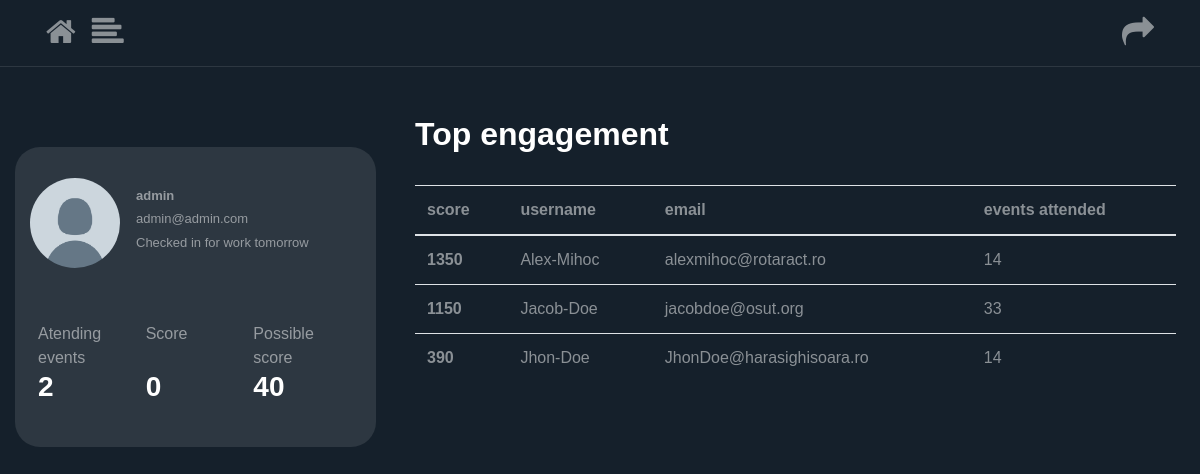
Page /leaderboard/ (signed in) on the earlier database version.
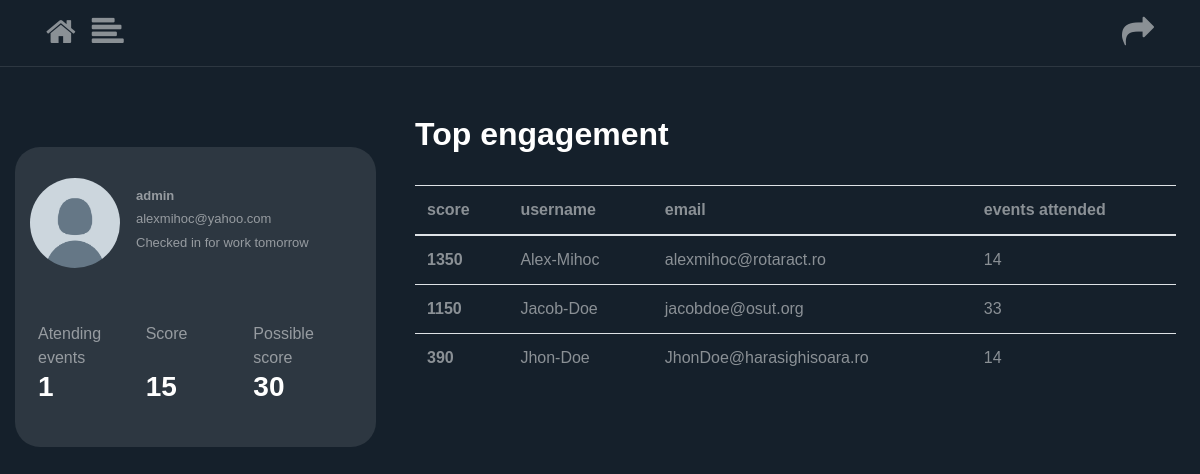
Same page on the later database version.
### users/models.py (models this page shows, shortened)
class Profile(models.Model):
    user = models.OneToOneField(User, on_delete=models.CASCADE)
    image = models.ImageField(default='default.png', upload_to='profile_pics')
    isChecked = models.BooleanField(default=False)
    interests = models.ManyToManyField(Interests, blank=True)
    score = models.IntegerField(null=False, blank=False, default=0)

### blog/views.py (the view)
# urls.py: path('leaderboard/', PeopleListView.as_view(), name='leaderboard'),
class PeopleListView(LoginRequiredMixin, ListView):
    model = User
    template_name = 'blog/leaderboard.html'
    context_object_name = 'user'
    ordering = ["-score"]
    paginate_by = PAGINATION_COUNT
    def get_context_data(self, **kwargs):
        data = super().get_context_data(**kwargs)
        all_users = Profile.objects.all().order_by('-score')
        userProfile = Profile.objects.get(user=self.request.user)
        data['userProfile'] = Profile.objects.get(user=self.request.user)
        data['all_users'] = all_users
        data['events_participated_in'] = Post.objects.filter(participants=userProfile).count()
        events_participated_in = Post.objects.filter(participants=userProfile).all()
        data['score'] = userProfile.score
        data['possible_score'] = userProfile.score + sum([event.score for event in events_participated_in])
        return data
    def get_queryset(self):
        return Post.objects.all().order_by('date_posted')

### blog/templates/blog/leaderboard.html
{% extends "blog/base.html" %}
{% load static %}
{% block content %}
	<div class="row">
        <div class="col-4 col-md-4 pr-4 dont-move container justify-content-center">
            <div class="text-center">
            <h2 class="white-important"></h2><br>
            </div>
            <br>
            <div class="profile-section">
            <article class="media content-section" style="height: 140px; width: 100%">
                    <div class="mt-3 d-flex full-width align-items-center">
                        <img
                           class="rounded-circle mr-3"
                           style="width: 90px; height: 90px;"
                           src="{{ userProfile.image.url }}">
                        <div>
                            <h4 style="text-align: left"
                                    class="email-profile">
                                <b>{{ userProfile.user.username }}</b>
                            </h4>
                            <h6 style="text-align: left"
                                    class="email-profile">
                                {{ userProfile.user.email }}
                            </h6>
                            <h6 style="text-align: left" class="email-profile">
                                {%  if userProfile.isChecked %}
                                Checked in for work tomorrow
                                {% else %}
                                Will not be at work tomorrow
                                {% endif %}
                            </h6>
                        </div>
                    </div>
            </article>
            <article class="media content-section">
                <div class="row full-width pl-2">
                    <div class="col-4">
                           Atending events
                    </div>
                    <div class="col-4">
                            Score
                    </div>
                    <div class="col-4">
                        Possible score
                    </div>
                        <div class="col-4">
                            <a href="#">
                                <h3 class="white-important follow-click">
                                   {{events_participated_in}}
                                </h3>
                            </a>
                        </div>
                        <div class="col-4">
                            <a href="#">
                                <h3 class="white-important follow-click">
                                    {{score}}
                                </h3>
                            </a>
                        </div>
                        <div class="col-4">
                            <a href="#">
                                <h3 class="white-important follow-click">
                                    {{possible_score}}
                                </h3>
                            </a>
                        </div>
                </div>
            </article>
            </div>
        </div>
        <div class="col-md-8 mt-4 pr-4 dont-move container">
        	<h2 class="white-important">Top engagement</h2><br>
        	<table class="table">
			  <thead>
			    <tr>
			      <th scope="col">score</th>
			      <th scope="col">username</th>
			      <th scope="col">email</th>
			      <th scope="col">events attended</th>
			    </tr>
			  </thead>
			  <tbody>
			    <tr>
			      <th scope="row">1350</th>
			      <td>Alex-Mihoc</td>
			      <td>alexmihoc@rotaract.ro</td>
			      <td>14</td>
			    </tr>
			    <tr>
			      <th scope="row">1150</th>
			      <td>Jacob-Doe</td>
			      <td>jacobdoe@osut.org</td>
			      <td>33</td>
			    </tr>
			    <tr>
			      <th scope="row">390</th>
			      <td>Jhon-Doe</td>
			      <td>JhonDoe@harasighisoara.ro</td>
			      <td>14</td>
			    </tr>
			  </tbody>
			</table>
        </div>
    </div>
{% endblock content %}

Differences in the rows shown:
changed Profile "admin": user.email "admin@admin.com" → "alexmihoc@yahoo.com"
Other differences:
{{ events_participated_in }}: "2" → "1"
{{ score }}: "0" → "15"
{{ possible_score }}: "40" → "30"
